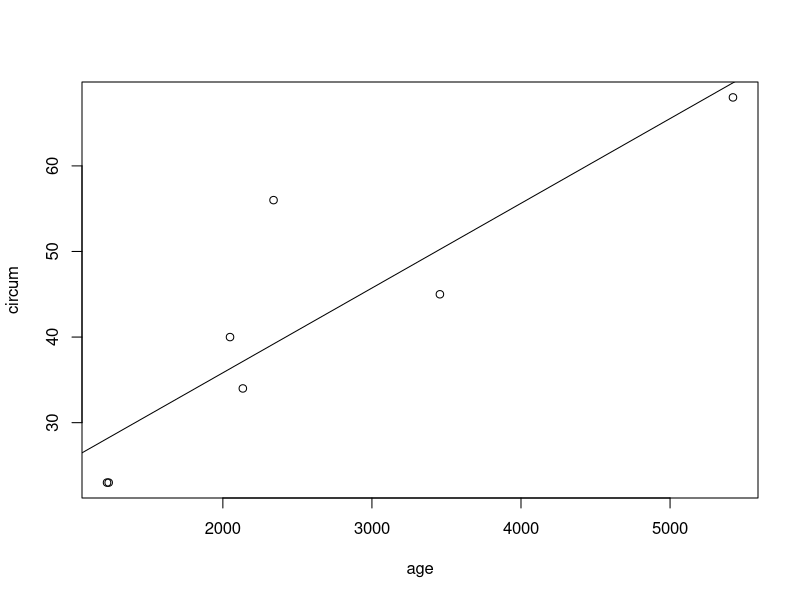

Write the R code that produced this figure.
  data <- read.csv(file="input5.csv")
  
  age <- data[1:7,1:1]
  circum <- data[1:7,2:2]
  plot(age,circum,xlab="age",ylab="circum")
  
  data <- data.frame(age,circum)
  model <- lm(circum ~ age,data)
  summary(model)
  
  abline(model,cex=1)
  
  newData <- data.frame(age=700)
  result <- predict(model,newData)
  print(result)